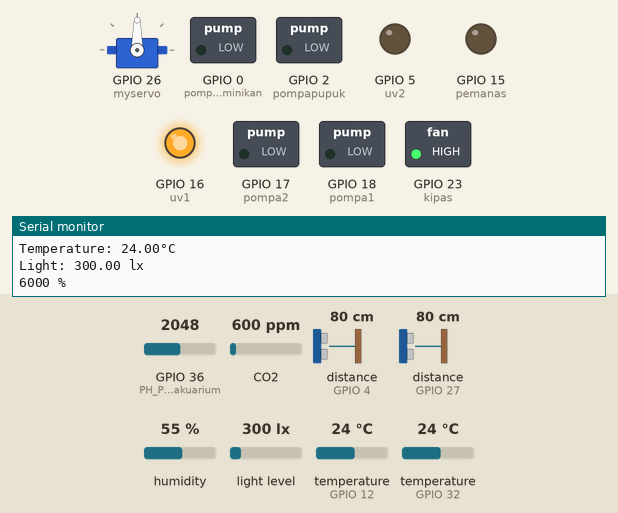
The sketch below on a simulated ESP32. Parts: servo, switched loads named in the sketch (green lamp = pin HIGH), output pins drawn as LEDs (lit = HIGH), the last lines printed to the serial monitor. Wiring (inferred from the names in the program): 2 × ultrasonic range finder: trigger GPIO 8, echo GPIO 4 / trigger GPIO 11, echo GPIO 27. Inputs (shaded band) come from the test bench; at power-on: humidity 55 %, temperature (sensors on GPIO 12, GPIO 32) 24 °C, GPIO 36 (PH_PIN_akuarium) = 2048, CO2 600 ppm, distance to the obstacle (sensors on GPIO 4, GPIO 27) 80 cm, light level 300 lx. The echo pulse lasts 58.3 µs per cm; WiFi joins after 1.5 s; servers stay silent unless stated; uploads are accepted with an empty reply; EEPROM starts erased; pins used as bus, display or sensor lines are not drawn.

Above: at 2.7 s.
2.8 s: humidity set to 22 %
6.9 s: humidity set to 19 %
At 9.5 s:
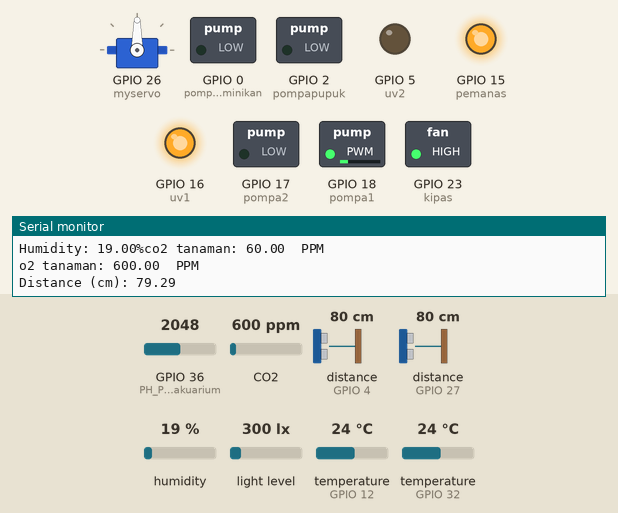
10.2 s: temperature (sensor on GPIO 12) set to 24.8 °C
At 13.4 s:
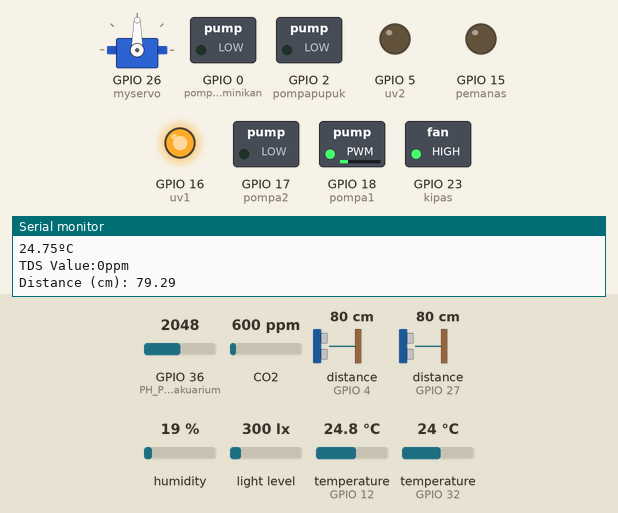
14.4 s: temperature (sensor on GPIO 32) set to 25.5 °C
At 17.1 s:
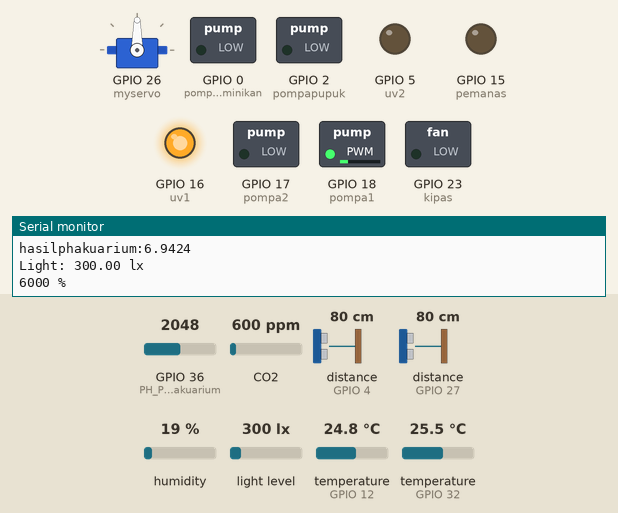
18.1 s: temperature (sensor on GPIO 12) set to 12 °C
At 19.2 s:
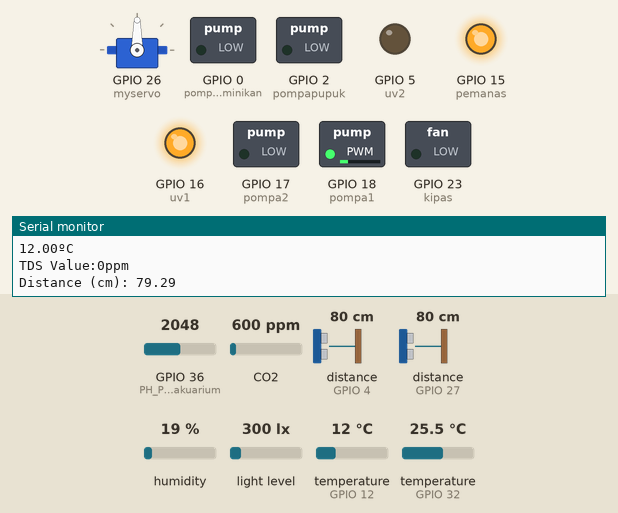
20.4 s: humidity set to 40 %
At 23.9 s:
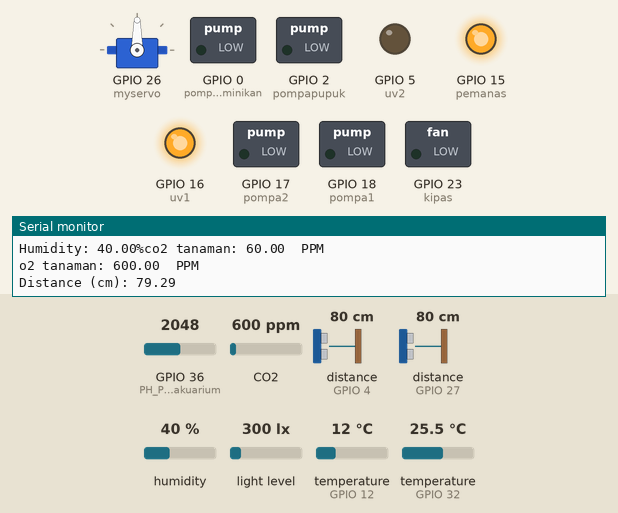
Timing chart, 0 to 25.4 s (numbered marks = the images above; inputs shaded):
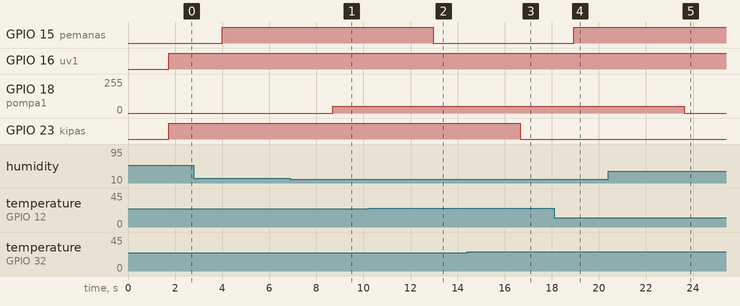

Measured:
- the behaviour switches between 21 and 20 % on humidity (found by bisection; images 0 and 1)
- the behaviour switches between 24 and 24.1 °C on temperature (sensor on GPIO 12) (found by bisection; images 1 and 2)
- the behaviour switches between 24.9 and 25 °C on temperature (sensor on GPIO 32) (found by bisection; images 2 and 3)
- after the input at 6.9 s, GPIO 18 (pompa1): 0/255 → 50/255 after 1.8 s
- after the input at 10.2 s, GPIO 15 (pemanas): HIGH → LOW after 2.8 s
- after the input at 14.4 s, GPIO 23 (kipas): HIGH → LOW after 2.3 s
- after the input at 18.1 s, GPIO 15 (pemanas): LOW → HIGH after 0.83 s
- after the input at 20.4 s, GPIO 18 (pompa1): 50/255 → 0/255 after 3.2 s

The sketch:

Myfarm_.ino
```cpp
#include <Arduino.h>
#include <HTTPClient.h>
#include <WiFi.h>
#include <WiFiMulti.h>
#include <DNSServer.h>
#include <WebServer.h>
#include <WiFiManager.h>
#include <WebServer.h>
#include <SoftwareSerial.h>
#include <WiFiClient.h>
#include <ESPmDNS.h>
#include <Update.h>
#include <Arduino_JSON.h>
#include <ESP32Servo.h>
#include "DFRobot_ESP_PH.h"
#include "EEPROM.h"
#include "DHT.h"
DFRobot_ESP_PH ph;
#include <OneWire.h>
#include <DallasTemperature.h>
#include "MQ135.h"
#include <BH1750.h>
#include <Wire.h>
#define USE_SERIAL Serial
HTTPClient http;

#define ESPADC 4096.0   //the esp Analog Digital Convertion value
#define ESPVOLTAGE 3.3 //the esp voltage supply value

#define pompapupuk 2
#define pompavitaminikan 0
#define pemanas 15 // TDO
//#define servo 26
#define PH_PIN_akuarium 36 // pin PH Akuarium
#define PH_PIN_terarium 35 // pin PH Terarium
#define suhuterarium 32 //kelembapan & suhu terarium
#define DHTTYPE DHT22
#define TdsSensorPin 36 //TDS ambil pin PH terarium
#define VREF 3.3      // analog reference voltage(Volt) of the ADC
#define SCOUNT  30           // sum of sample point
#define gasMQ135 34 //gas
#define SOUND_SPEED 0.034
#define pompa1 18
#define pompa2 17
#define uv1 16
#define uv2 5
#define kipas 23

BH1750 lightMeter;
const int trigPinvitamin = 11; // cmd
const int echoPinvitamin = 27;
const int trigPinpupuk = 8; //SD1
const int echoPinpupuk = 4;

const int oneWireBus = 12; // suhu akuarium TDI
OneWire oneWire(oneWireBus);
DallasTemperature sensors(&oneWire);
DHT dht(suhuterarium, DHTTYPE);
float voltage, phValue_akuarium,phValue_terarium, hasilphakuarium,hasilphterarium, temperature = 25;;
Servo myservo;     // variable untuk menyimpan posisi data
int pos = 00;
int analogBuffer[SCOUNT];    // store the analog value in the array, read from ADC
int analogBufferTemp[SCOUNT];
int analogBufferIndex = 0,copyIndex = 0;
float averageVoltage = 0,tdsValue = 0,temperature3 = 25;
long durationvitamin;
float distanceCmvitamin;
long durationpupuk;
float distanceCmpupuk;
int pwmuv = 0;
int pwmpompa = 0;

WebServer server(80);
const char* host = "192.168.8.128";

String url = "https://apps.myfarmportable.com/rest/datasensor?"; //Masukkan alamat sesuai alamat IP laptop kalian setelah konek ke hotspot HP
String token = "uTh3tZ16pXOdaQm8";
String HWID = "BKV50002";

//schedule
String sensorReadings_getschedule;
float sensorReadingsArr_getschedule[3];
const char* serverName_getschedule = "http://apps.myfarmportable.com/rest/dataapijson?HWID=BKV50002";

/* Style connect */
String style =
"<style>#file-input,input{width:100%;height:44px;border-radius:4px;margin:10px auto;font-size:15px}"
"input{background:#f1f1f1;border:0;padding:0 15px}body{background:#3498db;font-family:sans-serif;font-size:14px;color:#777}"
"#file-input{padding:0;border:1px solid #ddd;line-height:44px;text-align:left;display:block;cursor:pointer}"
"#bar,#prgbar{background-color:#f1f1f1;border-radius:10px}#bar{background-color:#3498db;width:0%;height:10px}"
"form{background:#fff;max-width:258px;margin:75px auto;padding:30px;border-radius:5px;text-align:center}"
".btn{background:#3498db;color:#fff;cursor:pointer}</style>";

/* Login page */
String loginIndex =
"<form name=loginForm>"
"<h1>Update Program MY FARM</h1>"
"<input name=userid placeholder='Username'> "
"<input name=pwd placeholder=Password type=Password> "
"<input type=submit onclick=check(this.form) class=btn value=Login></form>"
"<script>"
"function check(form) {"
"if(form.userid.value=='admin' && form.pwd.value=='admin')"
"{window.open('/serverIndex')}"
"else"
"{alert('Error Password or Username')}"
"}"
"</script>" + style;

/* Server Index Page */
String serverIndex =
"<script src='https://ajax.googleapis.com/ajax/libs/jquery/3.2.1/jquery.min.js'></script>"
"<form method='POST' action='#' enctype='multipart/form-data' id='upload_form'>"
"<input type='file' name='update' id='file' onchange='sub(this)' style=display:none>"
"<label id='file-input' for='file'>   Choose file...</label>"
"<input type='submit' class=btn value='Update'>"
"<br><br>"
"<div id='prg'></div>"
"<br><div id='prgbar'><div id='bar'></div></div><br></form>"
"<script>"
"function sub(obj){"
"var fileName = obj.value.split('\\\\');"
"document.getElementById('file-input').innerHTML = '   '+ fileName[fileName.length-1];"
"};"
"$('form').submit(function(e){"
"e.preventDefault();"
"var form = $('#upload_form')[0];"
"var data = new FormData(form);"
"$.ajax({"
"url: '/update',"
"type: 'POST',"
"data: data,"
"contentType: false,"
"processData:false,"
"xhr: function() {"
"var xhr = new window.XMLHttpRequest();"
"xhr.upload.addEventListener('progress', function(evt) {"
"if (evt.lengthComputable) {"
"var per = evt.loaded / evt.total;"
"$('#prg').html('progress: ' + Math.round(per*100) + '%');"
"$('#bar').css('width',Math.round(per*100) + '%');"
"}"
"}, false);"
"return xhr;"
"},"
"success:function(d, s) {"
"console.log('success!') "
"},"
"error: function (a, b, c) {"
"}"
"});"
"});"
"</script>" + style;


void setup() {
  // put your setup code here, to run once:
Serial.begin(115200);
pinMode (pompapupuk, OUTPUT);
pinMode (pompavitaminikan, OUTPUT);
pinMode (pemanas, OUTPUT);
pinMode(TdsSensorPin,INPUT);
pinMode(PH_PIN_akuarium,INPUT);

pinMode(trigPinvitamin, OUTPUT); // Sets the trigPin as an Output
pinMode(echoPinvitamin, INPUT); // Sets the echoPin as an Input
pinMode(trigPinpupuk, OUTPUT); // Sets the trigPin as an Output
pinMode(echoPinpupuk, INPUT); // Sets the echoPin as an Input
pinMode(kipas, OUTPUT);
pinMode(pompa1, OUTPUT);
pinMode(pompa2, OUTPUT);
pinMode(uv1, OUTPUT);
pinMode(uv2, OUTPUT);

 Wire.begin();
 lightMeter.begin();

dht.begin();
  EEPROM.begin(32);//needed to permit storage of calibration value in eeprom
  ph.begin();
  sensors.begin();
myservo.attach(26);
WiFiManager wifiManager;
  wifiManager.autoConnect("MY FARM");
  Serial.println("Connected.");
  server.begin();
 /*use mdns for host name resolution*/
  if (!MDNS.begin(host)) { http://192.168.8.128
    Serial.println("Error setting up MDNS responder!");
    while (1) {
      delay(1000);
    }
  }
  Serial.println("mDNS responder started");
  /*return index page which is stored in serverIndex */
  server.on("/", HTTP_GET, []() {
    server.sendHeader("Connection", "close");
    server.send(200, "text/html", loginIndex);
  });
  server.on("/serverIndex", HTTP_GET, []() {
    server.sendHeader("Connection", "close");
    server.send(200, "text/html", serverIndex);
  });
  /*handling uploading firmware file */
  server.on("/update", HTTP_POST, []() {
    server.sendHeader("Connection", "close");
    server.send(200, "text/plain", (Update.hasError()) ? "FAIL" : "OK");
    ESP.restart();
  }, []() {
    HTTPUpload& upload = server.upload();
    if (upload.status == UPLOAD_FILE_START) {
      Serial.printf("Update: %s\n", upload.filename.c_str());
      if (!Update.begin(UPDATE_SIZE_UNKNOWN)) { //start with max available size
        Update.printError(Serial);
      }
    } else if (upload.status == UPLOAD_FILE_WRITE) {
      /* flashing firmware to ESP*/
      if (Update.write(upload.buf, upload.currentSize) != upload.currentSize) {
        Update.printError(Serial);
      }
    } else if (upload.status == UPLOAD_FILE_END) {
      if (Update.end(true)) { //true to set the size to the current progress
        Serial.printf("Update Success: %u\nRebooting...\n", upload.totalSize);
      } else {
        Update.printError(Serial);
      }
    }
  });
  server.begin();
  delay(10);
  Serial.print("IP address: ");
  Serial.println(WiFi.localIP());
  Serial.setDebugOutput(true);
}


void loop() {
getschedule();
USE_SERIAL.print("[HTTP] Memulai...\n");

// suhu tanaman
  float suhu_tanaman = dht.readTemperature();
  Serial.print("Temperature: ");
  Serial.print(suhu_tanaman);
  Serial.println("°C ");
  if (suhu_tanaman >= 25) {
    digitalWrite (kipas, LOW);
    } else {
      digitalWrite (kipas, HIGH);
      }


// PH
static unsigned long timepoint = millis();
  if (millis() - timepoint > 1000U) //time interval: 1s
  {
    timepoint = millis();
    //voltage = rawPinValue / esp32ADC * esp32Vin
    voltage = analogRead(PH_PIN_akuarium) / ESPADC * ESPVOLTAGE; // read the voltage
    phValue_akuarium = ph.readPH(voltage, temperature); // convert voltage to pH with temperature compensation
    hasilphakuarium = phValue_akuarium - 8.5 ;
    Serial.print("hasilphakuarium:");
    Serial.println(hasilphakuarium, 4);
  }
  ph.calibration(voltage, temperature); // calibration process by Serail CMD

//intensitas cahaya
digitalWrite (uv1, 255);
digitalWrite (uv2, 0);
  float a = lightMeter.readLightLevel();
  int intentitascahaya_tanaman = ((a/5)*100);
  Serial.print("Light: ");
  Serial.print(a);
  Serial.println(" lx");
  Serial.print(intentitascahaya_tanaman);
  Serial.println(" %");
  delay(1000);


// kelembapan tanaman
  float kelembapan_tanaman = dht.readHumidity();
  Serial.print("Humidity: ");
  Serial.print(kelembapan_tanaman);
  Serial.print("%");

// co2 tanaman + o2 tanaman
MQ135 gasSensor = MQ135(gasMQ135);
    float co2_tanaman = gasSensor.getPPM()/10;
    float o2_tanaman = gasSensor.getPPM();
    Serial.print("co2 tanaman: ");
    Serial.print(co2_tanaman);
    Serial.println("  PPM");
    Serial.println();
    Serial.print("o2 tanaman: ");
    Serial.print(o2_tanaman);
    Serial.println("  PPM");
    Serial.println();

//debit tanaman
int debit_tanaman = 0;
if (kelembapan_tanaman <= 10){
     analogWrite(pompa1, 100);
     analogWrite(pompa2, 0);
     debit_tanaman = 100;
  } else if (kelembapan_tanaman >= 10 && kelembapan_tanaman <= 20 ) {
     analogWrite(pompa1, 50);
     analogWrite(pompa2, 0);
     debit_tanaman = 50;
    }else {
     analogWrite(pompa1, 0);
     analogWrite(pompa2, 0);
     debit_tanaman = 0;
      }

// indikator pupuk
// Clears the trigPin
  digitalWrite(trigPinpupuk, LOW);
  delayMicroseconds(2);
  // Sets the trigPin on HIGH state for 10 micro seconds
  digitalWrite(trigPinpupuk, HIGH);
  delayMicroseconds(10);
  digitalWrite(trigPinpupuk, LOW);

  // Reads the echoPin, returns the sound wave travel time in microseconds
  durationpupuk = pulseIn(echoPinpupuk, HIGH);

  // Calculate the distance
  distanceCmpupuk = durationpupuk * SOUND_SPEED/2;


  // Prints the distance in the Serial Monitor
  Serial.print("Distance (cm): ");
  Serial.println(distanceCmpupuk);

  delay(500);
// suhu akuarium
  sensors.requestTemperatures();
  float temperatureC = sensors.getTempCByIndex(0);
  if (temperatureC > 24){
    digitalWrite (pemanas, LOW);// gak usah
    }else
    {
      digitalWrite (pemanas, HIGH);// gak usah
      }
  Serial.print(temperatureC);
  Serial.println("ºC");


// oksigen akuarium
   static unsigned long analogSampleTimepoint = millis();
   if(millis()-analogSampleTimepoint > 40U)     //every 40 milliseconds,read the analog value from the ADC
   {
     analogSampleTimepoint = millis();
     analogBuffer[analogBufferIndex] = analogRead(TdsSensorPin);    //read the analog value and store into the buffer
     analogBufferIndex++;
     if(analogBufferIndex == SCOUNT)
         analogBufferIndex = 0;
   }
   static unsigned long printTimepoint = millis();
   if(millis()-printTimepoint > 800U)
   {
      printTimepoint = millis();
      for(copyIndex=0;copyIndex<SCOUNT;copyIndex++)
        analogBufferTemp[copyIndex]= analogBuffer[copyIndex];
      averageVoltage = getMedianNum(analogBufferTemp,SCOUNT) * (float)VREF / 4095.0; // read the analog value more stable by the median filtering algorithm, and convert to voltage value
      float compensationCoefficient=1.0+0.02*(temperature3-25.0);    //temperature compensation formula: fFinalResult(25^C) = fFinalResult(current)/(1.0+0.02*(fTP-25.0));
      float compensationVolatge=averageVoltage/compensationCoefficient;  //temperature compensation
      tdsValue=(133.42*compensationVolatge*compensationVolatge*compensationVolatge - 255.86*compensationVolatge*compensationVolatge + 857.39*compensationVolatge)*0.5; //convert voltage value to tds value
      Serial.print("TDS Value:");
      Serial.print(tdsValue,0);
      Serial.println("ppm");
   }

// indikator vitamin akuarium
 {
  // Clears the trigPin
  digitalWrite(trigPinvitamin, LOW);
  delayMicroseconds(2);
  // Sets the trigPin on HIGH state for 10 micro seconds
  digitalWrite(trigPinvitamin, HIGH);
  delayMicroseconds(10);
  digitalWrite(trigPinvitamin, LOW);

  // Reads the echoPin, returns the sound wave travel time in microseconds
  durationvitamin = pulseIn(echoPinvitamin, HIGH);

  // Calculate the distance
  distanceCmvitamin = durationvitamin * SOUND_SPEED/2;


  // Prints the distance in the Serial Monitor
  Serial.print("Distance (cm): ");
  Serial.println(distanceCmvitamin);

  delay(500);
}

http.begin( url + "&&token=" + (String) token + "&&HWID=" + (String) HWID + "&&suhu_tanaman=" + (String) suhu_tanaman + "&&PH_tanaman=" + (String) hasilphakuarium + "&&intentitascahaya_tanaman=" + (String) intentitascahaya_tanaman + "%" + "&&intentitascahaya_tanaman2=" + (String) intentitascahaya_tanaman + "&&kelembapan_tanaman=" + (String) kelembapan_tanaman + "%" + "&&kelembapan_tanaman2=" + (String) kelembapan_tanaman + "&&co2_tanaman=" + (String) co2_tanaman + "&&o2_tanaman=" + (String) o2_tanaman + "&&debit_tanaman=" + (String) debit_tanaman + "&&mineral_tanaman=" + (String) debit_tanaman + "%" + "&&mineral_tanaman2=" + (String) debit_tanaman + "&&indikatornutrisi_tanaman=" + (String) distanceCmpupuk + "&&PH_akuarium=" + (String) hasilphakuarium + "&&suhu_akuarium=" + (String) temperatureC + "&&oksigen_akuarium=" + (String) tdsValue + "&&amoniak_akuarium=" + (String) tdsValue + "&&indikatorpakan_akuarium=" + (String) 80 + "&&indikatorvitamin_akuarium=" + (String) distanceCmvitamin);
server.handleClient();
}
void getschedule(){
sensorReadings_getschedule = httpGETRequest_getschedule (serverName_getschedule);
JSONVar myObject_getschedule = JSON.parse(sensorReadings_getschedule);

if (JSON.typeof(myObject_getschedule) == "undefined") {
  Serial.println("Parsing input failed!");
  return;
}

JSONVar keys = myObject_getschedule.keys();

for (int i = 0; i < keys.length(); i++) {
  JSONVar value = myObject_getschedule [keys[i]];
  sensorReadingsArr_getschedule [i] = double(value);
}
Serial.print("jadwal_pupuk = ");
Serial.println(sensorReadingsArr_getschedule [0]);
if(sensorReadingsArr_getschedule [0] == 1.00){digitalWrite (pompapupuk, LOW);}
else{digitalWrite (pompapupuk, HIGH);}
Serial.print("waktu_vitamin_ikan = ");
Serial.println(sensorReadingsArr_getschedule [1]);
if(sensorReadingsArr_getschedule [1] == 1.00){digitalWrite (pompavitaminikan, LOW);}
else{digitalWrite (pompavitaminikan, HIGH);}
Serial.print("waktu_pakan_ikan = ");
Serial.println(sensorReadingsArr_getschedule [2]);
if(sensorReadingsArr_getschedule [2] == 1.00){
 for(pos = 00; pos < 180; pos += 1)  //fungsi perulangan yang akan dijadikan PWM dengan kenaikan 1
 {
  myservo.write(pos); //prosedur penulisan data PWM ke motor servo
  delay(15); //waktu tunda 15 ms
 }
 for(pos = 180; pos>=1; pos-=1)  //fungsi perulangan yang akan dijadikan PWM dengan penurunan 1
 {
  myservo.write(pos);
  delay(15);
 }
}
  }

/*void ph_terarium(){
   static unsigned long timepoint = millis();
  if (millis() - timepoint > 1000U) //time interval: 1s
  {
    timepoint = millis();
    //voltage = rawPinValue / esp32ADC * esp32Vin
    voltage = analogRead(PH_PIN_terarium) / ESPADC * ESPVOLTAGE; // read the voltage
    phValue_terarium = ph.readPH(voltage, temperature); // convert voltage to pH with temperature compensation
    hasilphterarium = phValue_terarium + 1.8;
    Serial.print("hasilphterarium:");
    Serial.println(hasilphterarium, 4);
  }
  ph.calibration(voltage, temperature); // calibration process by Serail CMD
  }*/

String httpGETRequest_getschedule (const char* serverName_getschedule) {
  HTTPClient http;

  http.begin(serverName_getschedule);

  int httpResponseCode = http.GET();

  String payload = "{}";

  if (httpResponseCode>0) {
    Serial.print("HTTP Response code: ");
    Serial.println(httpResponseCode);
    payload = http.getString();
  }
  else {
    Serial.print("Error code: ");
    Serial.println(httpResponseCode);
  }
  http.end();
  return payload;
}


int getMedianNum(int bArray[], int iFilterLen)
{
      int bTab[iFilterLen];
      for (byte i = 0; i<iFilterLen; i++)
      bTab[i] = bArray[i];
      int i, j, bTemp;
      for (j = 0; j < iFilterLen - 1; j++)
      {
      for (i = 0; i < iFilterLen - j - 1; i++)
          {
        if (bTab[i] > bTab[i + 1])
            {
        bTemp = bTab[i];
            bTab[i] = bTab[i + 1];
        bTab[i + 1] = bTemp;
         }
      }
      }
      if ((iFilterLen & 1) > 0)
    bTemp = bTab[(iFilterLen - 1) / 2];
      else
    bTemp = (bTab[iFilterLen / 2] + bTab[iFilterLen / 2 - 1]) / 2;
      return bTemp;
}
```
